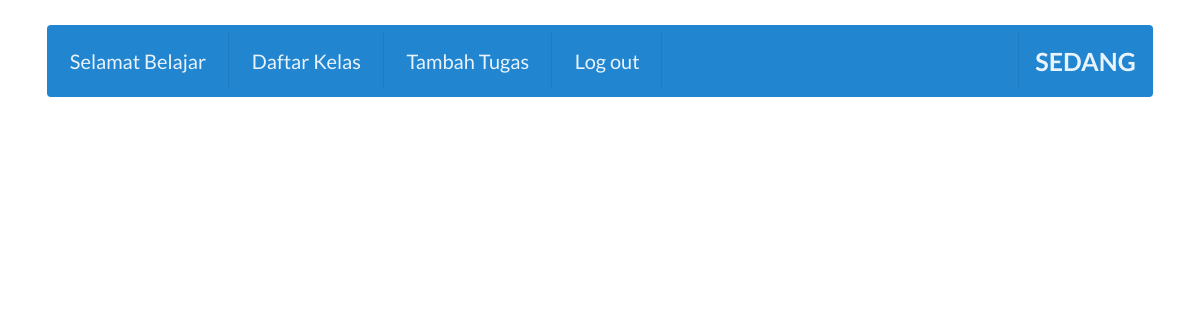
Page /php/listJawaban.php on the earlier database version.
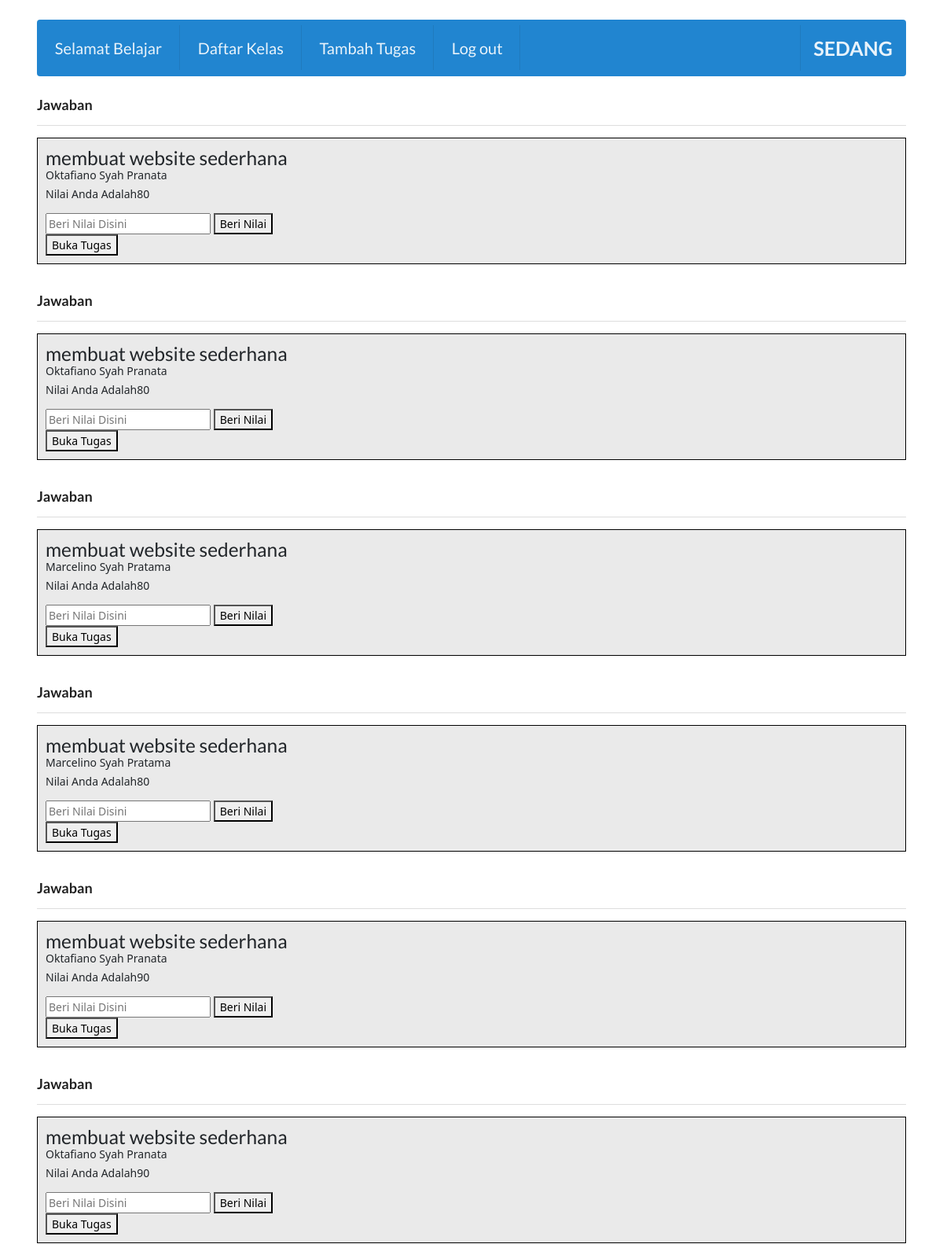
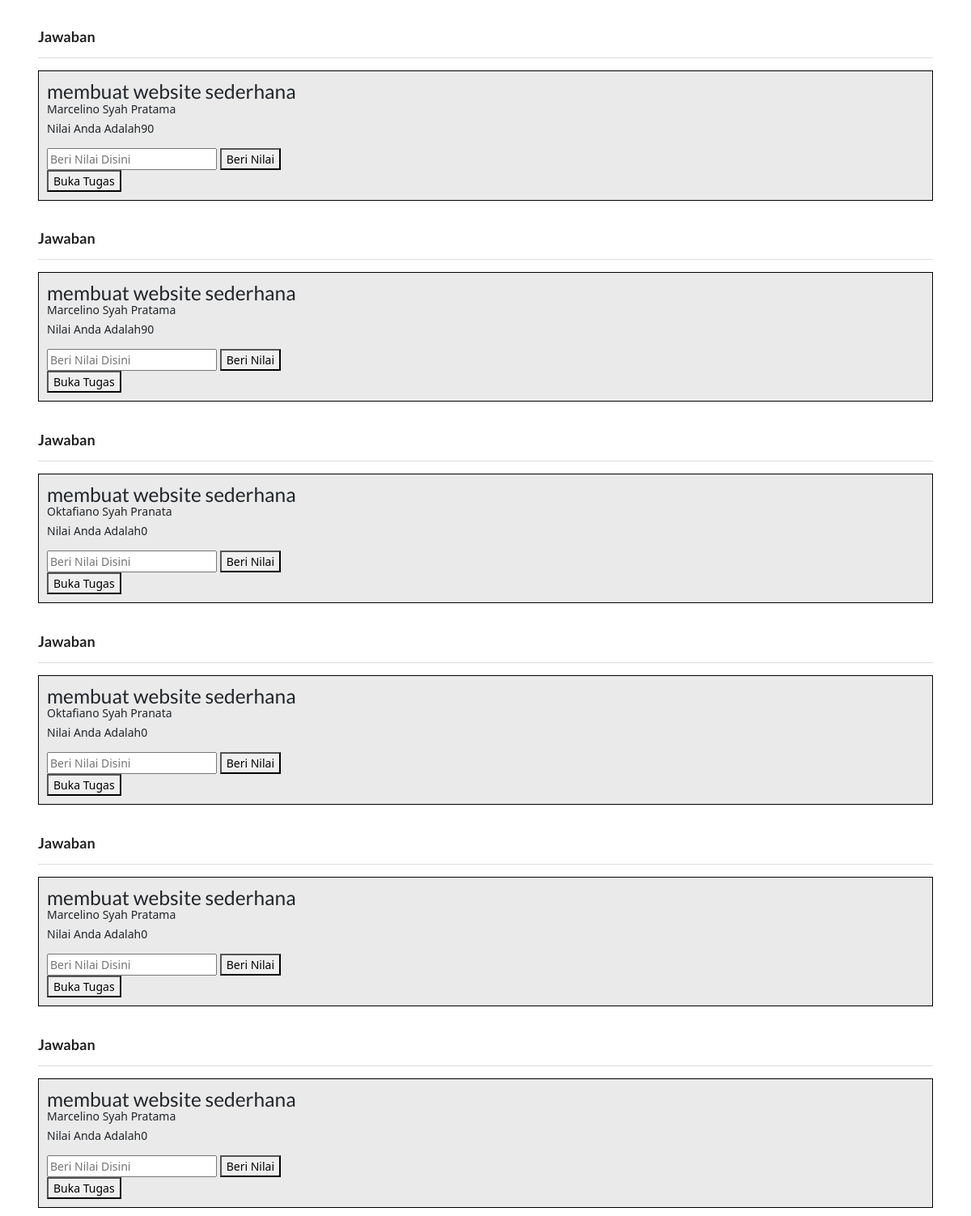
Same page on the later database version (2 pictures, top to bottom).
### tables this page shows
CREATE TABLE `tugas` (
  `id` int(11) NOT NULL,
  `id_guru` int(11) NOT NULL,
  `id_kelas` int(11) NOT NULL,
  `judulTugas` varchar(100) NOT NULL,
  `soal` varchar(100) NOT NULL,
  `tglpost` date NOT NULL,
  `deadline` date NOT NULL
);

CREATE TABLE `user` (
  `id` int(11) NOT NULL,
  `nama` varchar(100) NOT NULL,
  `email` varchar(100) NOT NULL,
  `password` varchar(100) NOT NULL,
  `level` enum('admin','siswa','guru') NOT NULL,
  `kelas` varchar(100) NOT NULL
);

CREATE TABLE `jawaban` (
  `id` int(11) NOT NULL,
  `id_siswa` int(11) NOT NULL,
  `id_tugas` int(11) NOT NULL,
  `jawaban` varchar(1000) NOT NULL,
  `nilai` int(11) NOT NULL
);

### php/koneksi.php (called while the page is built)
<?php
$conn = mysqli_connect("localhost", "root", "", "sedang");
function query($query) {
    global $conn;
    $result = mysqli_query($conn, $query);
    $rows = [];
    while($row = mysqli_fetch_assoc($result) ) {
        $rows[] = $row;
    }
    return $rows;
}
?>

### php/listJawaban.php (the view, shortened to what this page needs)
<?php
require "koneksi.php";
$nama=$_SESSION["nama"];
$datajawaban = query("SELECT nama FROM user INNER JOIN jawaban ON user.id = jawaban.id_siswa");
$judul = query("SELECT judulTugas FROM tugas INNER JOIN jawaban ON tugas.id = jawaban.id_tugas");
$jawab = query("SELECT * FROM jawaban");
?>
<!DOCTYPE html>
<html lang="en" dir="ltr">
  <head>
    <link rel="stylesheet" href="../css/semantic.min.css">
    <link rel="stylesheet" href="../css/main.css">
    <link href="https://cdn.jsdelivr.net/npm/bootstrap@5.0.2/dist/css/bootstrap.min.css" rel="stylesheet">
  </head>
  <body>
    <div class="pusher">
      <div class="ui container p-t">
        <div class="ui menu inverted navbar large blue">
          <div class="left menu" style="font-size: 20px;">
            <a class="item">
              Selamat Belajar  <?php echo strtok($nama, " "); ?>
            </a>
            <a href="listKelasGuru.php" class="item">
              Daftar Kelas
            </a>
              <a type="button" data-bs-target="#addtugas" data-bs-toggle="modal" class="item">
                Tambah Tugas
              </a>
            <a href="logout.php" class="item">
              Log out
            </a>
          </div>
          <div class="header item fixed right menu">
            <b><h3 style="font-size: 25px"><strong>SEDANG</strong></h3></b>
          </div>
        </div>
        <?php foreach ($jawab as $rowse) :   ?>
        <?php foreach  ($datajawaban as $row): ?>
        <?php foreach  ($judul as $rows) : ?>
        <div class="ui header">
          <div class="heading2">Jawaban</div>
          <div class="ui clearing divider"></div>
        </div>
        <div class="listmateri">
            <div class="kiri">
                    <h3><?php echo $rows["judulTugas"]; ?></h3>
                    <p><?php echo $row["nama"]; ?></p>
                    <p>Nilai Anda Adalah<?php echo $rowse["nilai"]; ?></p>
                    <form action="" method="post">
                      <input type="number" placeholder="Beri Nilai Disini" name="nilai">
                      <button type="submit" name="menilai">Beri Nilai</button>
                    </form>
                    <a href="../jawabansiswa/<?php echo $rowse["jawaban"] ?>" target="_BLANK"><button name="buka">Buka Tugas</button></a>
            </div>
        </div>
        <?php endforeach; ?>
        <?php endforeach; ?>
        <?php endforeach; ?>
      </div>
    </div>
  </body>
  </body>
</html>

Differences in the rows shown:
added jawaban: nilai "80"
now on this page (row edited): user: nama "Oktafiano Syah Pranata"
now on this page (row unchanged): tugas: judulTugas "membuat website sederhana"
added user: nama "Marcelino Syah Pratama"
added jawaban: nilai "90"
added jawaban: nilai "0"
